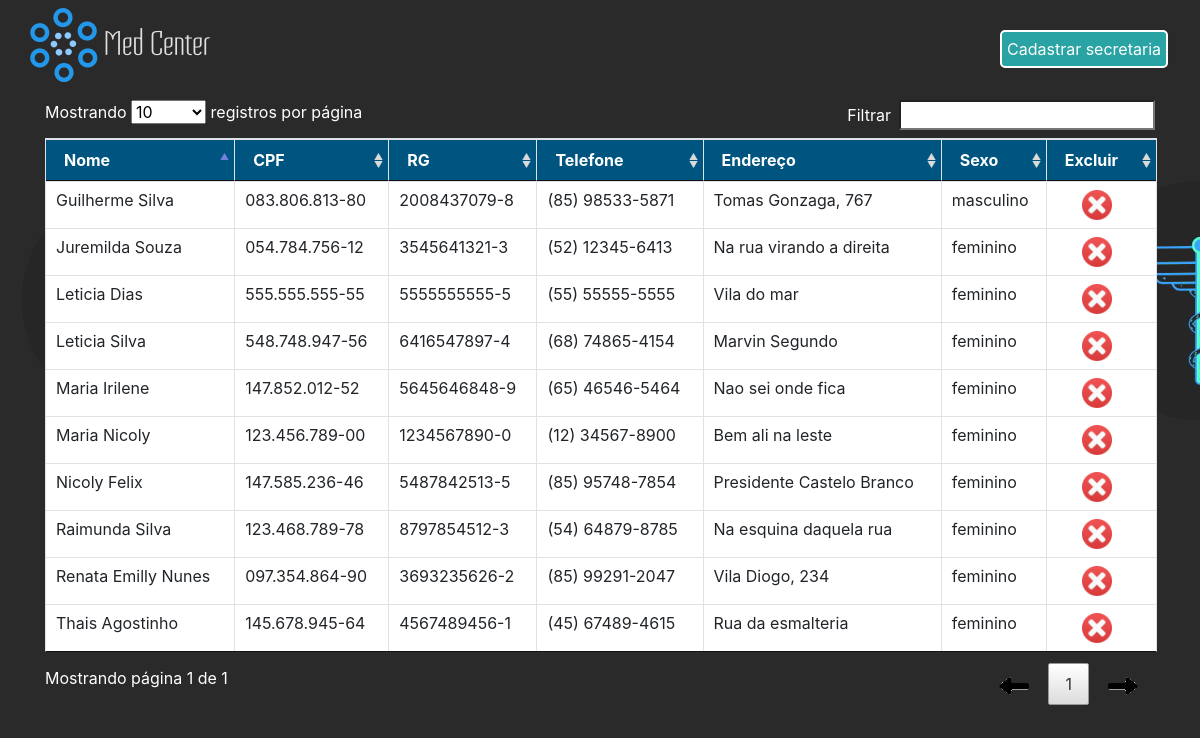
/listagem-sec.php (signed in), run on the app's committed database.
### tables this page shows
CREATE TABLE IF NOT EXISTS `secretaria` (
  `idsec` int(2) NOT NULL AUTO_INCREMENT,
  `nome` varchar(30) NOT NULL,
  `cpf` varchar(15) NOT NULL,
  `rg` varchar(15) NOT NULL,
  `telefone` varchar(15) NOT NULL,
  `endereco` varchar(50) NOT NULL,
  `sexo` varchar(10) DEFAULT NULL,
  `senha` varchar(32) DEFAULT NULL,
  PRIMARY KEY (`idsec`)
);

### listagem-sec.php (the view, shortened to what this page needs)
<?php
    include 'login.php';
?>
<!DOCTYPE html>
<html lang="pt-br">
<head>
    <link rel="stylesheet" href="css/tabCid.css">
    <link rel="stylesheet" href="css/bootstrap.min.css">
    <link rel="stylesheet" href="css/datatable.css">
    <link rel="stylesheet" href="css/dataTables.bootstrap.min.css">
    <link rel="stylesheet" href="css/list-sec.css">
</head>
<body>
    <div class="container">
        <div id="logo">
            <img src="img/logo.png">
        </div>
        <table id="tabela" class="table table-bordered table-hover">
            <thead>
                <tr class="th">
                    <th>Nome</th>
                    <th>CPF</th>
                    <th>RG</th>
                    <th>Telefone</th>
                    <th>Endereço</th>
                    <th>Sexo</th>
                    <th>Excluir</th>
                </tr>
            </thead>
            <tbody class="td">
                <?php
                    $sql = "SELECT * FROM secretaria";
                    $resultado = mysqli_query($conn, $sql);
                    while($row = mysqli_fetch_array($resultado)):
                ?>
                <tr>
                    <?php
                        $id = $row['idsec'];
                    ?>
                    <td><?php echo utf8_encode($row['nome'])?></td>
                    <td><?php echo $row['cpf']?></td>
                    <td><?php echo $row['rg']?></td>
                    <td><?php echo $row['telefone']?></td>
                    <td><?php echo utf8_encode($row['endereco'])?></td>
                    <td><?php echo $row['sexo']?></td>
                    <td><a href="deletar/excluir-sec.php?id=<?php echo $id?>" onclick="return confirm('Tem certeza?');"><img src="img/iconexcluir.png" class="iconop"></a></td>
                </tr>
                <?php
                    endwhile;
                ?>
            </tbody>
        </table>
        <div>
            <a href="admin.php"><button class="botao">Cadastrar secretaria</button></a>
        </div>
    </div>
</body>
</html>

### css/tabCid.css (style rules this page uses)
body { background:rgba(70, 140, 145, 0.699); }

### css/datatable.css (style rules this page uses)
table.dataTable { width:100%;margin:0 auto;clear:both;border-collapse:separate;border-spacing:0 }
table.dataTable thead th,table.dataTable tfoot th { font-weight:bold }
table.dataTable thead th,table.dataTable thead td { padding:10px 18px;border-bottom:1px solid #111 }
table.dataTable thead .sorting,table.dataTable thead .sorting_asc,table.dataTable thead .sorting_desc,table.dataTable thead .sorting_asc_disabled,table.dataTable thead .sorting_desc_disabled { cursor:pointer;*cursor:hand;background-repeat:no-repeat;background-position:center right }
table.dataTable thead .sorting { background-image:url("../images/sort_both.png") }
table.dataTable thead .sorting_asc { background-image:url("../images/sort_asc.png") }
table.dataTable tbody tr { background-color:#ffffff }
table.dataTable tbody th,table.dataTable tbody td { padding:8px 10px }
table.dataTable.no-footer { border-bottom:1px solid #111 }
table.dataTable,table.dataTable th,table.dataTable td { box-sizing:content-box }

### css/list-sec.css (style rules this page uses)
body { background-image:url(../img/gif1.gif); }
#logo { position: absolute; top: -55px; left: 20px; }
.th { color: white; background-color: #005580; }
button.botao { position:fixed; top:30px; left:1000px; padding:5px 5px; border:2px solid #fff; color:#fff; background-color: #29a3a3; border-radius:5px; }
.iconop { width: 30px; margin-left: 25px; }
.td { background-color: gray; }

### data on the page
secretaria: nome "Renata Emilly Nunes", cpf "097.354.864-90", rg "3693235626-2", telefone "(85) 99291-2047", endereco "Vila Diogo, 234", sexo "feminino"
secretaria: nome "Maria Irilene", cpf "147.852.012-52", rg "5645646848-9", telefone "(65) 46546-5464", endereco "Nao sei onde fica", sexo "feminino"
secretaria: nome "Leticia Silva", cpf "548.748.947-56", rg "6416547897-4", telefone "(68) 74865-4154", endereco "Marvin Segundo", sexo "feminino"
secretaria: nome "Maria Nicoly", cpf "123.456.789-00", rg "1234567890-0", telefone "(12) 34567-8900", endereco "Bem ali na leste", sexo "feminino"
secretaria: nome "Raimunda Silva", cpf "123.468.789-78", rg "8797854512-3", telefone "(54) 64879-8785", endereco "Na esquina daquela rua", sexo "feminino"
secretaria: nome "Guilherme Silva", cpf "083.806.813-80", rg "2008437079-8", telefone "(85) 98533-5871", endereco "Tomas Gonzaga, 767", sexo "masculino"
secretaria: nome "Thais Agostinho", cpf "145.678.945-64", rg "4567489456-1", telefone "(45) 67489-4615", endereco "Rua da esmalteria", sexo "feminino"
secretaria: nome "Juremilda Souza", cpf "054.784.756-12", rg "3545641321-3", telefone "(52) 12345-6413", endereco "Na rua virando a direita", sexo "feminino"
secretaria: nome "Nicoly Felix", cpf "147.585.236-46", rg "5487842513-5", telefone "(85) 95748-7854", endereco "Presidente Castelo Branco", sexo "feminino"
secretaria: nome "Leticia Dias", cpf "555.555.555-55", rg "5555555555-5", telefone "(55) 55555-5555", endereco "Vila do mar", sexo "feminino"
